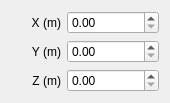
           <widget class="QWidget" name="fieldPosition" native="true">
            <property name="minimumSize">
             <size>
              <width>170</width>
              <height>0</height>
             </size>
            </property>
            <property name="maximumSize">
             <size>
              <width>170</width>
              <height>100</height>
             </size>
            </property>
            <layout class="QGridLayout" name="gridLayout_6">
             <item row="0" column="0">
              <widget class="QLabel" name="translateLabelX">
               <property name="minimumSize">
                <size>
                 <width>50</width>
                 <height>0</height>
                </size>
               </property>
               <property name="maximumSize">
                <size>
                 <width>50</width>
                 <height>16777215</height>
                </size>
               </property>
               <property name="text">
                <string>X (m)</string>
               </property>
               <property name="alignment">
                <set>Qt::AlignmentFlag::AlignRight|Qt::AlignmentFlag::AlignTrailing|Qt::AlignmentFlag::AlignVCenter</set>
               </property>
               <property name="margin">
                <number>6</number>
               </property>
              </widget>
             </item>
             <item row="0" column="1">
              <widget class="QDoubleSpinBox" name="originInputX">
               <property name="minimumSize">
                <size>
                 <width>80</width>
                 <height>0</height>
                </size>
               </property>
               <property name="maximumSize">
                <size>
                 <width>100</width>
                 <height>16777215</height>
                </size>
               </property>
               <property name="singleStep">
                <double>0.100000000000000</double>
               </property>
              </widget>
             </item>
             <item row="1" column="0">
              <widget class="QLabel" name="translateLabelY">
               <property name="maximumSize">
                <size>
                 <width>50</width>
                 <height>16777215</height>
                </size>
               </property>
               <property name="text">
                <string>Y (m)</string>
               </property>
               <property name="alignment">
                <set>Qt::AlignmentFlag::AlignRight|Qt::AlignmentFlag::AlignTrailing|Qt::AlignmentFlag::AlignVCenter</set>
               </property>
               <property name="margin">
                <number>6</number>
               </property>
              </widget>
             </item>
             <item row="1" column="1">
              <widget class="QDoubleSpinBox" name="originInputY">
               <property name="singleStep">
                <double>0.100000000000000</double>
               </property>
              </widget>
             </item>
             <item row="2" column="0">
              <widget class="QLabel" name="translateLabelX_2">
               <property name="maximumSize">
                <size>
                 <width>50</width>
                 <height>16777215</height>
                </size>
               </property>
               <property name="text">
                <string>Z (m)</string>
               </property>
               <property name="alignment">
                <set>Qt::AlignmentFlag::AlignRight|Qt::AlignmentFlag::AlignTrailing|Qt::AlignmentFlag::AlignVCenter</set>
               </property>
               <property name="margin">
                <number>6</number>
               </property>
              </widget>
             </item>
             <item row="2" column="1">
              <widget class="QDoubleSpinBox" name="originInputZ">
               <property name="singleStep">
                <double>0.100000000000000</double>
               </property>
              </widget>
             </item>
            </layout>
           </widget>
